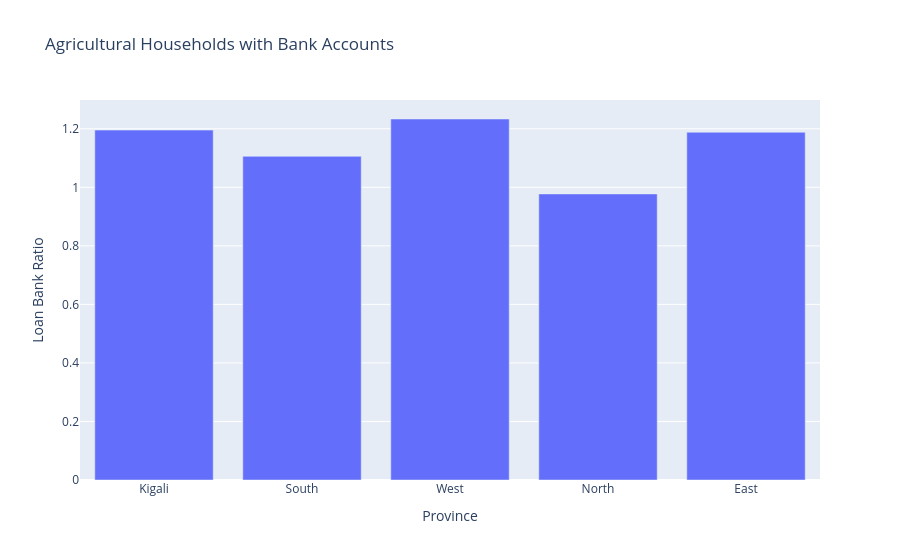

Here is the notebook cell this chart was saved with:
### Code cell
print(dashboard_df)
print(dashboard_df.shape)
fig = px.bar(
    dashboard_df,
    x="Province",
    y="Loan_to_Bank_Ratio",
    title="Agricultural Households with Bank Accounts",
    labels={
        "Loan_to_Bank_Ratio": "Loan Bank Ratio",
        "Province": "Province"
    }
)

fig.show()

### Figure 1 — Plotly figure (JSON) as saved in the notebook; plotly's stock layout.template omitted (floating-point values rounded to 4 significant figures)
{"data": [{"hovertemplate": "Province=%{x}<br>Loan Bank Ratio=%{y}<extra></extra>", "legendgroup": "", "marker": {"color": "#636efa", "pattern": {"shape": ""}}, "name": "", "orientation": "v", "showlegend": false, "textposition": "auto", "type": "bar", "x": ["Kigali", "South", "West", "North", "East"], "xaxis": "x", "y": [1.196, 1.106, 1.233, 0.9775, 1.188], "yaxis": "y"}], "layout": {"barmode": "relative", "legend": {"tracegroupgap": 0}, "title": {"text": "Agricultural Households with Bank Accounts"}, "xaxis": {"anchor": "y", "domain": [0, 1], "title": {"text": "Province"}}, "yaxis": {"anchor": "x", "domain": [0, 1], "title": {"text": "Loan Bank Ratio"}}}}
